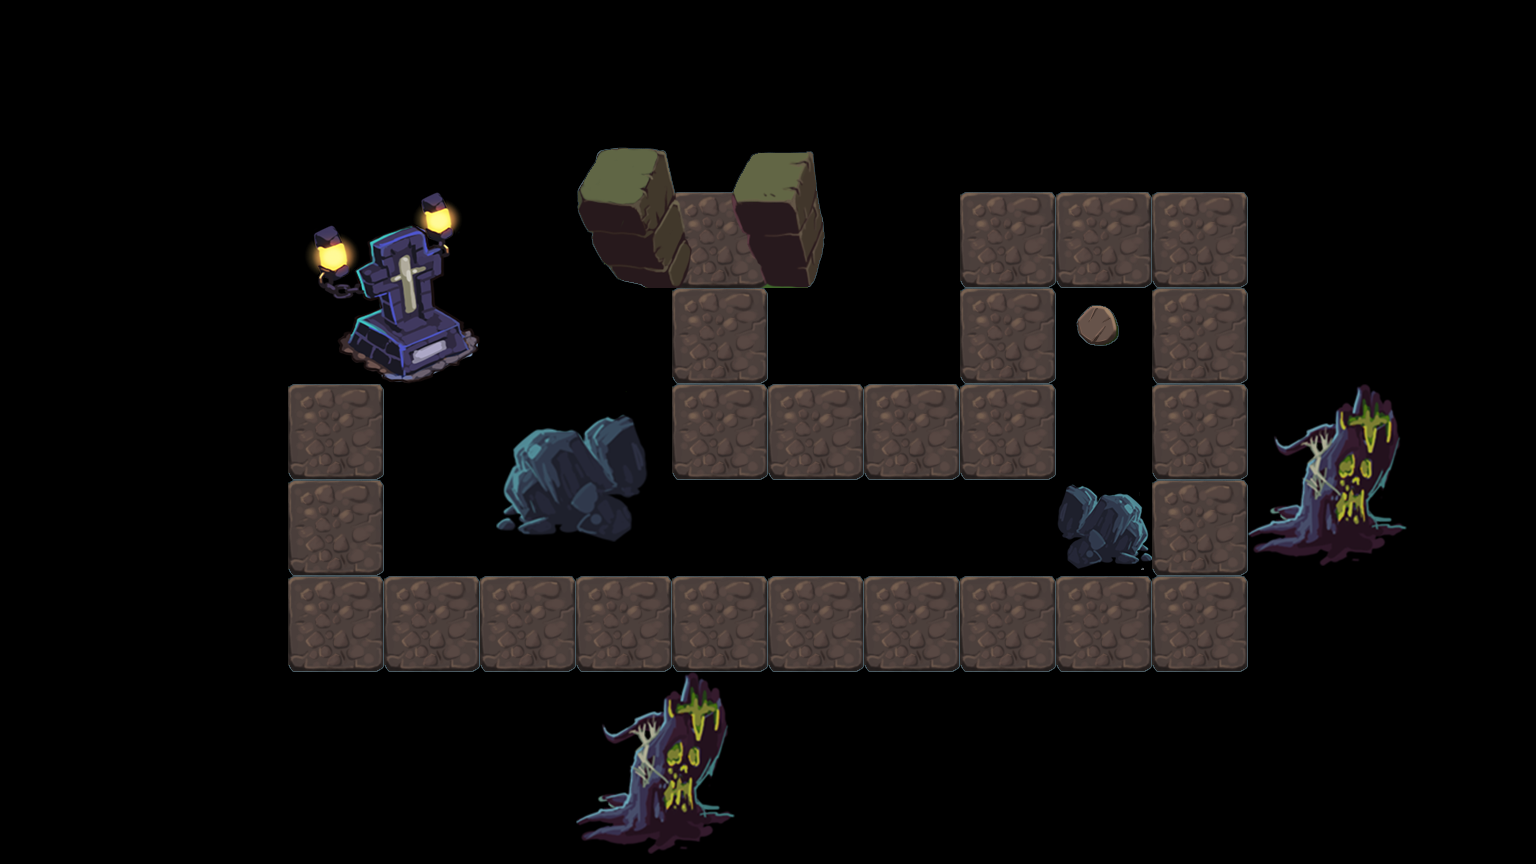

This game map was drawn from its Tiled (.tmx) file and the tilesets committed beside it. A one-line description and the trimmed map source follow:
An orthogonal 16x9 tile map with 96x96 px tiles, 1 tile layer (bg) and 8 objects (0, 1, 2, 3, 4, ...).

<map version="1.0" tiledversion="1.1.6" orientation="orthogonal" renderorder="right-down" width="16" height="9" tilewidth="96" tileheight="96" infinite="0" nextobjectid="22">
 <tileset firstgid="1" name="tiles" tilewidth="96" tileheight="96" tilecount="48" columns="8">
  <image source="tiles.png" trans="ff00ff" width="768" height="576" />
  <tile id="23">
   <properties>
    <property name="canTouch" value="1" />
   </properties>
  </tile>
  <tile id="38">
   <properties>
    <property name="" value="" />
   </properties>
  </tile>
 </tileset>
 <layer name="bg" width="16" height="9">
  <data>[144 cells, 144 non-empty, 22 distinct tile ids]</data>
 </layer>
 <objectgroup name="obj">
  <object id="9" name="0" x="708" y="210.667" />
  <object id="10" name="1" x="713.333" y="396" />
  <object id="11" name="2" x="1013.33" y="396" />
  <object id="12" name="3" x="1016" y="204" />
  <object id="14" name="4" x="1202.67" y="202.667" />
  <object id="15" name="5" x="1205.33" y="586.667" />
  <object id="16" name="6" x="336" y="590.667" />
  <object id="20" name="7" x="338.667" y="292" />
 </objectgroup>
</map>